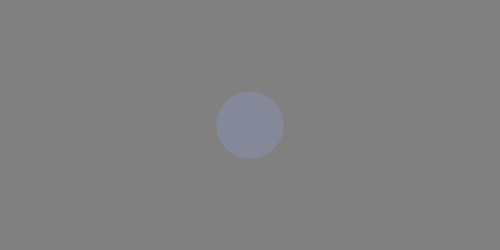
Frame 1 (no input)
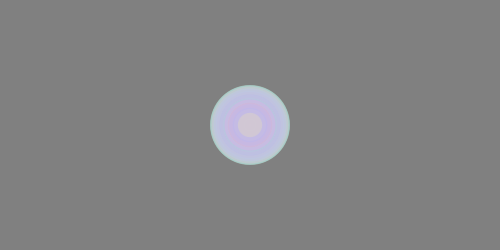
Frame 60 (the mouse pressed at the canvas centre just before this capture)
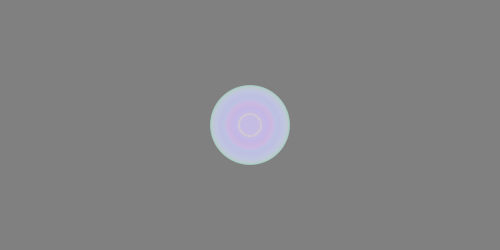
Frame 120 (the mouse held since frame 60 and released just before this capture)

The Processing sketch that drew these frames (run headless with seeded random() and noise(); from frame 60 on, the mouse is pressed at the canvas centre):

// Processing sketch: processing_181913
// ── processing_181913.pde

int counter;

void setup() {  //setup function called initially, only once
  size(500, 250);
  background(128);  //set background white
  colorMode(HSB);   //set colors to Hue, Saturation, Brightness mode
  counter = 0;
}

void draw() {  //draw function loops 
  counter++;
  noStroke();
  fill(random(255),100,255,50);
  
  if(mousePressed == true) { //add some interaction
    ellipse(mouseX, mouseY, 20, 20);
  }
  else {
    ellipse(width/2, height/2, 80*sin(counter), 80*sin(counter));
  }
}
